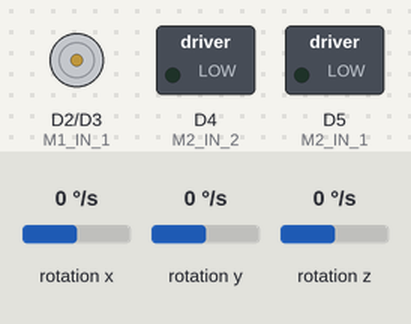
Simulated run of this sketch. Board: Arduino Nano 33 BLE. Parts: motor-driver pin pairs drawn as motors (green arrow = first pin HIGH = forward, orange = second pin HIGH = backward, longer = more drive), switched loads named in the sketch (green lamp = pin HIGH). The inputs (shaded band) are chosen by the test bench; at power-on: rotation x 0 °/s, rotation y 0 °/s, rotation z 0 °/s. What the sketch prints to the serial monitor is not drawn.

Above: at 0.1 s.
At 2.3 s:
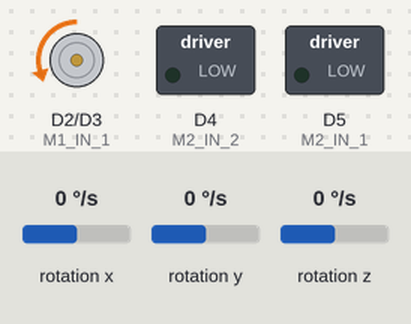
Timing chart, 0 to 3.8 s (numbered marks = the images above):
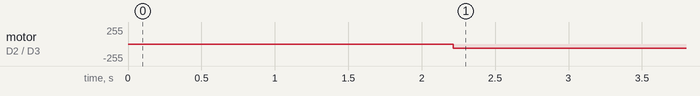

The sketch:

Turning_Testing.ino
```cpp
#include <Arduino_LSM9DS1.h>

float gx, gy, gz;
float I_gz;

float gz_offset = 0;
float gz_offset_s = 0;
long gz_time = 0;
float gz_deg = 0;   //degrees in the z direction
float gz_vel_old = 0;   //set initial gz value to 0 until it's set in the loop

//motor control pins
const unsigned int M1_IN_1 = 2;
const unsigned int M1_IN_2 = 3;
const unsigned int M2_IN_1 = 5;
const unsigned int M2_IN_2 = 4;

const unsigned int MIN_PWM_VALUE = 0;   //minimum PWM value
const unsigned int MAX_PWM_VALUE = 255; //maximum PWM value not to be exceeded
const unsigned int PWM_VALUE = 60;      //Base moving speed for the robot (for testing purposes)

void M1_forward()
{
  analogWrite(M1_IN_1, 0);
  analogWrite(M1_IN_2, PWM_VALUE);
}

void M2_forward()
{
  analogWrite(M2_IN_1, 0);
  analogWrite(M2_IN_2, PWM_VALUE);
}

void M1_stop()
{
  analogWrite(M1_IN_1, 0);
  analogWrite(M1_IN_2, 0);
}


void M2_stop()
{
  analogWrite(M2_IN_1, 0);
  analogWrite(M2_IN_2, 0);
}

void turnRight()
{
    M1_forward();
    M2_stop();
}

void turnLeft()
{
    M1_stop();
    M2_forward();
}

void setup()
{
  Serial.begin(9600);
  while (!Serial);
  Serial.println("Started");

  float sum_gz = 0;

  if (!IMU.begin()) {
    Serial.println("Failed to initialize IMU!");
    while (1);
  }

  Serial.print("Gyroscope sample rate = ");
  Serial.print(IMU.gyroscopeSampleRate());
  Serial.println(" Hz");
  Serial.println();
  Serial.println("Gyroscope in degrees/second");
  Serial.println("X\tY\tZ");

  unsigned long StartTime = millis();

  for (int i = 0; i<238 ;i++)
  {
     if (IMU.gyroscopeAvailable())
     {
        IMU.readGyroscope(gx, gy, gz);
     }
     sum_gz = sum_gz + gz;
     delay(8.4);  //delay of 8.4 ms between readings
  }
  unsigned long EndTime = millis();
  gz_offset = sum_gz/(238*8.4);   //The correction for gz drift
  gz_offset_s = gz_offset/1000;

  unsigned long EllapsedTime = EndTime - StartTime;
  /*
  Serial.println("Start Time = ");
  Serial.println(StartTime);
  Serial.println();
  Serial.println("End Time = ");
  Serial.println(EndTime);
  Serial.println();
  Serial.println("Time Ellapsed = ");
  Serial.println(EllapsedTime);
  Serial.println();
  Serial.println("Gz sum = ");
  Serial.println(sum_gz);
  Serial.println();
  Serial.println("Gz average = ");
  Serial.println(gz_offset);
  Serial.println();
  */
}

void loop()
{

 //Gyroscope angle calculation
  if (IMU.gyroscopeAvailable()) {
    IMU.readGyroscope(gx, gy, gz);
  }
   unsigned long newgyroTime = millis();
   float deltaTime = newgyroTime - gz_time; //The delta time since the last
   float deltaTimeS = deltaTime/1000;
   float new_gz_vel;
   float avg_gz_vel;

 // Serial.print(newTime);Serial.print("\t");
 // Serial.print(deltaTime);Serial.print("\t");
 // Serial.print(deltaTimeS);Serial.print("\t");

//finding the average angular velocity

  if (gz_time != 0)
  {
    avg_gz_vel = ((gz - gz_offset) + gz_vel_old)/2;  //averaging the current gz velocity minus
    gz_deg = gz_deg + ((avg_gz_vel * deltaTimeS)); //integrating the average ang vel
    Serial.print(gz_deg);
    Serial.println();
  }

  gz_time = newgyroTime;
  gz_vel_old = gz;

  //Testing Turn Right
  if (gz_deg > -80)
  {
    turnRight();
  }

}
```

Measured:
- by itself, motor on D2 (M1_IN_1) / D3 (M1_IN_2): stopped → backward 60/255 at 2.2 s
